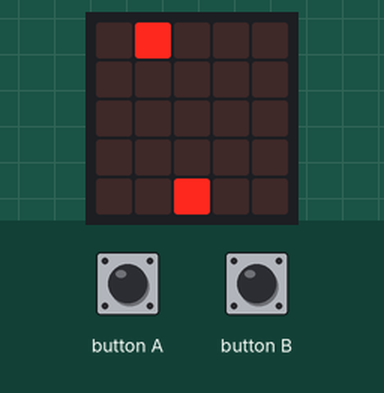
Recording of a program running on a simulated BBC micro:bit (MakeCode). Shown: the board's 5×5 LED display. The test bench sets the inputs (shaded band). Random numbers come from a fixed seed.

Above: at 1.6 s.
1.7 s: button A pressed for 0.15 s
At 2.8 s:
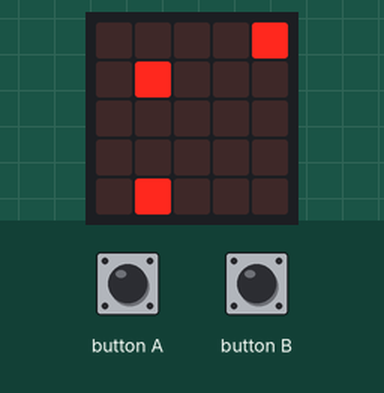
At 3.4 s:
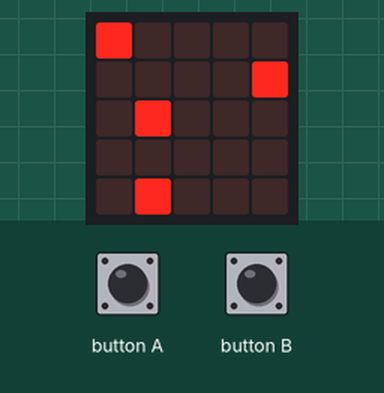
4.8 s: button B pressed for 0.15 s
At 5.01 s:
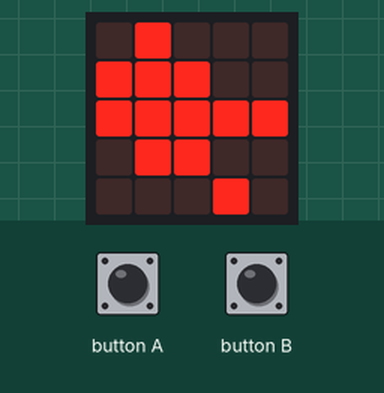
Timing chart, 0 to 7.8 s (numbered marks = the images above; inputs shaded):
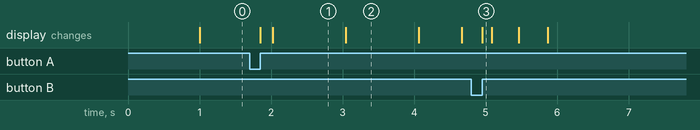

Measured:
- what the display in image 1 shows lasts 1.0 s, from 2.0 s to 3.0 s

The program:

main.ts
```typescript
input.onButtonPressed(Button.A, function () {
    if (led.point(4, 4)) {
        led.unplot(4, 4)
        led.plot(3, 4)
    } else if (led.point(3, 4)) {
        led.unplot(3, 4)
        led.plot(2, 4)
    } else if (led.point(2, 4)) {
        led.unplot(2, 4)
        led.plot(1, 4)
    } else if (led.point(1, 4)) {
        led.unplot(1, 4)
        led.plot(0, 4)
    }
})
input.onButtonPressed(Button.B, function () {
    if (led.point(0, 4)) {
        led.unplot(0, 4)
        led.plot(1, 4)
    } else if (led.point(1, 4)) {
        led.unplot(1, 4)
        led.plot(2, 4)
    } else if (led.point(2, 4)) {
        led.unplot(2, 4)
        led.plot(3, 4)
    } else if (led.point(3, 4)) {
        led.unplot(3, 4)
        led.plot(4, 4)
    }
})
function smrť () {
    basic.showIcon(IconNames.Heart)
    basic.clearScreen()
    basic.showLeds(`
        . # . . .
        # # # . .
        # # # # #
        . # # # .
        . . # . .
        `)
    basic.showLeds(`
        . # . . .
        # # # . .
        # # # . .
        . # # . .
        . . # . .
        `)
    basic.showLeds(`
        . # . . .
        # # # . .
        . # # . .
        . . . . .
        . . . . .
        `)
    led.enable(false)
}
led.plot(2, 4)
basic.forever(function () {
    basic.pause(1000)
    if (led.point(0, 0)) {
        led.unplot(0, 0)
        led.plot(0, 1)
    } else if (led.point(0, 1)) {
        led.unplot(0, 1)
        led.plot(0, 2)
    } else if (led.point(0, 2)) {
        led.unplot(0, 2)
        led.plot(0, 3)
    }
    if (led.point(1, 0)) {
        led.unplot(1, 0)
        led.plot(1, 1)
    } else if (led.point(1, 1)) {
        led.unplot(1, 1)
        led.plot(1, 2)
    } else if (led.point(1, 2)) {
        led.unplot(1, 2)
        led.plot(1, 3)
    }
    if (led.point(2, 0)) {
        led.unplot(2, 0)
        led.plot(2, 1)
    } else if (led.point(2, 1)) {
        led.unplot(2, 1)
        led.plot(2, 2)
    } else if (led.point(2, 2)) {
        led.unplot(2, 2)
        led.plot(2, 3)
    }
    if (led.point(3, 0)) {
        led.unplot(3, 0)
        led.plot(3, 1)
    } else if (led.point(3, 1)) {
        led.unplot(3, 1)
        led.plot(3, 2)
    } else if (led.point(3, 2)) {
        led.unplot(3, 2)
        led.plot(3, 3)
    }
    if (led.point(4, 0)) {
        led.unplot(4, 0)
        led.plot(4, 1)
    } else if (led.point(4, 1)) {
        led.unplot(4, 1)
        led.plot(4, 2)
    } else if (led.point(4, 2)) {
        led.unplot(4, 2)
        led.plot(4, 3)
    }
})
basic.forever(function () {
    basic.pause(1000)
    led.plot(randint(0, 4), 0)
})
basic.forever(function () {
    if (led.point(0, 4) && led.point(0, 3)) {
        smrť()
    } else {
        led.unplot(0, 3)
    }
})
basic.forever(function () {
    if (led.point(1, 3) && led.point(1, 4)) {
        smrť()
    } else {
        led.unplot(1, 3)
    }
})
basic.forever(function () {
    if (led.point(3, 4) && led.point(3, 3)) {
        smrť()
    } else {
        led.unplot(3, 3)
    }
})
basic.forever(function () {
    if (led.point(2, 3) && led.point(2, 4)) {
        smrť()
    } else {
        led.unplot(2, 3)
    }
})
basic.forever(function () {
    if (led.point(4, 3) && led.point(4, 4)) {
        smrť()
    } else {
        led.unplot(4, 3)
    }
})
```

test.ts
```typescript
// sem patria testy; keď sa tento balík použije ako rozšírenie, nebudú sa kompilovať.
```
